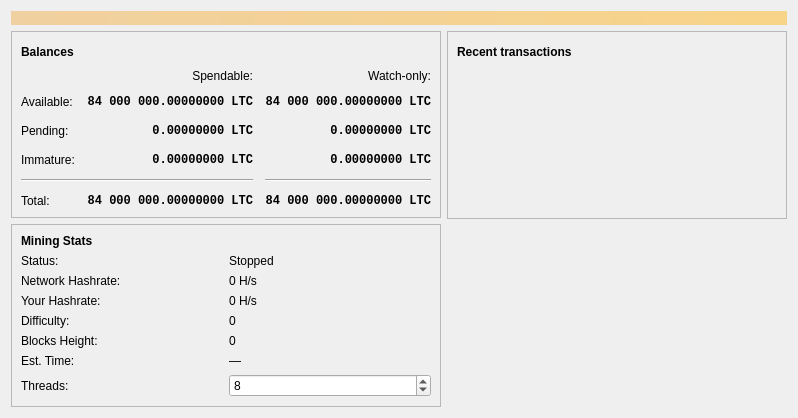
<?xml version="1.0" encoding="UTF-8"?>
<ui version="4.0">
 <class>OverviewPage</class>
 <widget class="QWidget" name="OverviewPage">
  <property name="geometry">
   <rect>
    <x>0</x>
    <y>0</y>
    <width>798</width>
    <height>318</height>
   </rect>
  </property>
  <property name="windowTitle">
   <string>Form</string>
  </property>
  <layout class="QVBoxLayout" name="topLayout">
   <item>
    <widget class="QLabel" name="labelAlerts">
     <property name="visible">
      <bool>false</bool>
     </property>
     <property name="styleSheet">
      <string notr="true">QLabel { background-color: qlineargradient(x1: 0, y1: 0, x2: 1, y2: 0, stop:0 #F0D0A0, stop:1 #F8D488); color:#000000; }</string>
     </property>
     <property name="wordWrap">
      <bool>true</bool>
     </property>
     <property name="margin">
      <number>3</number>
     </property>
     <property name="textInteractionFlags">
      <set>Qt::TextSelectableByMouse</set>
     </property>
    </widget>
   </item>
   <item>
    <layout class="QHBoxLayout" name="horizontalLayout" stretch="1,1">
     <item>
      <layout class="QVBoxLayout" name="verticalLayout_2">
       <item>
        <widget class="QFrame" name="frame">
         <property name="frameShape">
          <enum>QFrame::StyledPanel</enum>
         </property>
         <property name="frameShadow">
          <enum>QFrame::Raised</enum>
         </property>
         <layout class="QVBoxLayout" name="verticalLayout_4">
          <item>
           <layout class="QHBoxLayout" name="horizontalLayout_4">
            <item>
             <widget class="QLabel" name="label_5">
              <property name="font">
               <font>
                <weight>75</weight>
                <bold>true</bold>
               </font>
              </property>
              <property name="text">
               <string>Balances</string>
              </property>
             </widget>
            </item>
            <item>
             <widget class="QPushButton" name="labelWalletStatus">
              <property name="enabled">
               <bool>true</bool>
              </property>
              <property name="maximumSize">
               <size>
                <width>30</width>
                <height>16777215</height>
               </size>
              </property>
              <property name="toolTip">
               <string>The displayed information may be out of date. Your wallet automatically synchronizes with the PayByte network after a connection is established, but this process has not completed yet.</string>
              </property>
              <property name="text">
               <string/>
              </property>
              <property name="icon">
               <iconset resource="../bitcoin.qrc">
                <normaloff>:/icons/warning</normaloff>
                <disabledoff>:/icons/warning</disabledoff>:/icons/warning</iconset>
              </property>
              <property name="iconSize">
               <size>
                <width>24</width>
                <height>24</height>
               </size>
              </property>
              <property name="flat">
               <bool>true</bool>
              </property>
             </widget>
            </item>
            <item>
             <spacer name="horizontalSpacer_3">
              <property name="orientation">
               <enum>Qt::Horizontal</enum>
              </property>
              <property name="sizeHint" stdset="0">
               <size>
                <width>40</width>
                <height>20</height>
               </size>
              </property>
             </spacer>
            </item>
           </layout>
          </item>
          <item>
           <layout class="QGridLayout" name="gridLayout">
            <property name="spacing">
             <number>12</number>
            </property>
            <item row="2" column="2">
             <widget class="QLabel" name="labelWatchPending">
              <property name="font">
               <font>
                <family>Monospace</family>
                <weight>75</weight>
                <bold>true</bold>
               </font>
              </property>
              <property name="cursor">
               <cursorShape>IBeamCursor</cursorShape>
              </property>
              <property name="toolTip">
               <string>Unconfirmed transactions to watch-only addresses</string>
              </property>
              <property name="text">
               <string notr="true">0.00000000 LTC</string>
              </property>
              <property name="alignment">
               <set>Qt::AlignRight|Qt::AlignTrailing|Qt::AlignVCenter</set>
              </property>
              <property name="textInteractionFlags">
               <set>Qt::LinksAccessibleByMouse|Qt::TextSelectableByKeyboard|Qt::TextSelectableByMouse</set>
              </property>
             </widget>
            </item>
            <item row="2" column="1">
             <widget class="QLabel" name="labelUnconfirmed">
              <property name="font">
               <font>
                <family>Monospace</family>
                <weight>75</weight>
                <bold>true</bold>
               </font>
              </property>
              <property name="cursor">
               <cursorShape>IBeamCursor</cursorShape>
              </property>
              <property name="toolTip">
               <string>Total of transactions that have yet to be confirmed, and do not yet count toward the spendable balance</string>
              </property>
              <property name="text">
               <string notr="true">0.00000000 LTC</string>
              </property>
              <property name="alignment">
               <set>Qt::AlignRight|Qt::AlignTrailing|Qt::AlignVCenter</set>
              </property>
              <property name="textInteractionFlags">
               <set>Qt::LinksAccessibleByMouse|Qt::TextSelectableByKeyboard|Qt::TextSelectableByMouse</set>
              </property>
             </widget>
            </item>
            <item row="3" column="2">
             <widget class="QLabel" name="labelWatchImmature">
              <property name="font">
               <font>
                <family>Monospace</family>
                <weight>75</weight>
                <bold>true</bold>
               </font>
              </property>
              <property name="cursor">
               <cursorShape>IBeamCursor</cursorShape>
              </property>
              <property name="toolTip">
               <string>Mined balance in watch-only addresses that has not yet matured</string>
              </property>
              <property name="text">
               <string notr="true">0.00000000 LTC</string>
              </property>
              <property name="alignment">
               <set>Qt::AlignRight|Qt::AlignTrailing|Qt::AlignVCenter</set>
              </property>
              <property name="textInteractionFlags">
               <set>Qt::LinksAccessibleByMouse|Qt::TextSelectableByKeyboard|Qt::TextSelectableByMouse</set>
              </property>
             </widget>
            </item>
            <item row="4" column="0" colspan="2">
             <widget class="Line" name="line">
              <property name="orientation">
               <enum>Qt::Horizontal</enum>
              </property>
             </widget>
            </item>
            <item row="4" column="2">
             <widget class="Line" name="lineWatchBalance">
              <property name="sizePolicy">
               <sizepolicy hsizetype="Preferred" vsizetype="Fixed">
                <horstretch>0</horstretch>
                <verstretch>0</verstretch>
               </sizepolicy>
              </property>
              <property name="minimumSize">
               <size>
                <width>140</width>
                <height>0</height>
               </size>
              </property>
              <property name="orientation">
               <enum>Qt::Horizontal</enum>
              </property>
             </widget>
            </item>
            <item row="5" column="0">
             <widget class="QLabel" name="labelTotalText">
              <property name="text">
               <string>Total:</string>
              </property>
             </widget>
            </item>
            <item row="3" column="1">
             <widget class="QLabel" name="labelImmature">
              <property name="font">
               <font>
                <family>Monospace</family>
                <weight>75</weight>
                <bold>true</bold>
               </font>
              </property>
              <property name="cursor">
               <cursorShape>IBeamCursor</cursorShape>
              </property>
              <property name="toolTip">
               <string>Mined balance that has not yet matured</string>
              </property>
              <property name="text">
               <string notr="true">0.00000000 LTC</string>
              </property>
              <property name="alignment">
               <set>Qt::AlignRight|Qt::AlignTrailing|Qt::AlignVCenter</set>
              </property>
              <property name="textInteractionFlags">
               <set>Qt::LinksAccessibleByMouse|Qt::TextSelectableByKeyboard|Qt::TextSelectableByMouse</set>
              </property>
             </widget>
            </item>
            <item row="2" column="3">
             <spacer name="horizontalSpacer_2">
              <property name="orientation">
               <enum>Qt::Horizontal</enum>
              </property>
              <property name="sizeHint" stdset="0">
               <size>
                <width>40</width>
                <height>20</height>
               </size>
              </property>
             </spacer>
            </item>
            <item row="3" column="0">
             <widget class="QLabel" name="labelImmatureText">
              <property name="text">
               <string>Immature:</string>
              </property>
             </widget>
            </item>
            <item row="5" column="1">
             <widget class="QLabel" name="labelTotal">
              <property name="font">
               <font>
                <family>Monospace</family>
                <weight>75</weight>
                <bold>true</bold>
               </font>
              </property>
              <property name="cursor">
               <cursorShape>IBeamCursor</cursorShape>
              </property>
              <property name="toolTip">
               <string>Your current total balance</string>
              </property>
              <property name="text">
               <string notr="true">84 000 000.00000000 LTC</string>
              </property>
              <property name="alignment">
               <set>Qt::AlignRight|Qt::AlignTrailing|Qt::AlignVCenter</set>
              </property>
              <property name="textInteractionFlags">
               <set>Qt::LinksAccessibleByMouse|Qt::TextSelectableByKeyboard|Qt::TextSelectableByMouse</set>
              </property>
             </widget>
            </item>
            <item row="5" column="2">
             <widget class="QLabel" name="labelWatchTotal">
              <property name="font">
               <font>
                <family>Monospace</family>
                <weight>75</weight>
                <bold>true</bold>
               </font>
              </property>
              <property name="cursor">
               <cursorShape>IBeamCursor</cursorShape>
              </property>
              <property name="toolTip">
               <string>Current total balance in watch-only addresses</string>
              </property>
              <property name="text">
               <string notr="true">84 000 000.00000000 LTC</string>
              </property>
              <property name="alignment">
               <set>Qt::AlignRight|Qt::AlignTrailing|Qt::AlignVCenter</set>
              </property>
              <property name="textInteractionFlags">
               <set>Qt::LinksAccessibleByMouse|Qt::TextSelectableByKeyboard|Qt::TextSelectableByMouse</set>
              </property>
             </widget>
            </item>
            <item row="0" column="2">
             <widget class="QLabel" name="labelWatchonly">
              <property name="text">
               <string>Watch-only:</string>
              </property>
              <property name="alignment">
               <set>Qt::AlignRight|Qt::AlignTrailing|Qt::AlignVCenter</set>
              </property>
             </widget>
            </item>
            <item row="1" column="0">
             <widget class="QLabel" name="labelBalanceText">
              <property name="text">
               <string>Available:</string>
              </property>
             </widget>
            </item>
            <item row="1" column="1">
             <widget class="QLabel" name="labelBalance">
              <property name="font">
               <font>
                <family>Monospace</family>
                <weight>75</weight>
                <bold>true</bold>
               </font>
              </property>
              <property name="cursor">
               <cursorShape>IBeamCursor</cursorShape>
              </property>
              <property name="toolTip">
               <string>Your current spendable balance</string>
              </property>
              <property name="text">
               <string notr="true">84 000 000.00000000 LTC</string>
              </property>
              <property name="alignment">
               <set>Qt::AlignRight|Qt::AlignTrailing|Qt::AlignVCenter</set>
              </property>
              <property name="textInteractionFlags">
               <set>Qt::LinksAccessibleByMouse|Qt::TextSelectableByKeyboard|Qt::TextSelectableByMouse</set>
              </property>
             </widget>
            </item>
            <item row="1" column="2">
             <widget class="QLabel" name="labelWatchAvailable">
              <property name="font">
               <font>
                <family>Monospace</family>
                <weight>75</weight>
                <bold>true</bold>
               </font>
              </property>
              <property name="cursor">
               <cursorShape>IBeamCursor</cursorShape>
              </property>
              <property name="toolTip">
               <string>Your current balance in watch-only addresses</string>
              </property>
              <property name="text">
               <string notr="true">84 000 000.00000000 LTC</string>
              </property>
              <property name="alignment">
               <set>Qt::AlignRight|Qt::AlignTrailing|Qt::AlignVCenter</set>
              </property>
              <property name="textInteractionFlags">
               <set>Qt::LinksAccessibleByMouse|Qt::TextSelectableByKeyboard|Qt::TextSelectableByMouse</set>
              </property>
             </widget>
            </item>
            <item row="2" column="0">
             <widget class="QLabel" name="labelPendingText">
              <property name="text">
               <string>Pending:</string>
              </property>
             </widget>
            </item>
            <item row="0" column="1">
             <widget class="QLabel" name="labelSpendable">
              <property name="text">
               <string>Spendable:</string>
              </property>
              <property name="alignment">
               <set>Qt::AlignRight|Qt::AlignTrailing|Qt::AlignVCenter</set>
              </property>
             </widget>
            </item>
           </layout>
          </item>
         </layout>
        </widget>
      </item>

      <!-- ===== Mining Stats Frame ===== -->
      <item>
       <widget class="QFrame" name="frameMining">
        <property name="frameShape">
         <enum>QFrame::StyledPanel</enum>
        </property>
        <property name="frameShadow">
         <enum>QFrame::Raised</enum>
        </property>
        <layout class="QVBoxLayout" name="verticalLayoutMining">

         <item>
          <widget class="QLabel" name="labelMiningTitle">
           <property name="font">
            <font>
             <weight>75</weight>
             <bold>true</bold>
            </font>
           </property>
           <property name="text">
            <string>Mining Stats</string>
           </property>
          </widget>
         </item>

         <item>
          <layout class="QGridLayout" name="gridLayoutMining">

           <item row="0" column="0">
            <widget class="QLabel" name="labelMiningStatusText">
             <property name="text">
              <string>Status:</string>
             </property>
            </widget>
           </item>
           <item row="0" column="1">
            <widget class="QLabel" name="labelMiningStatusValue">
             <property name="text">
              <string>Stopped</string>
             </property>
            </widget>
           </item>

           <item row="1" column="0">
            <widget class="QLabel" name="labelHashrateText">
             <property name="text">
              <string>Network Hashrate:</string>
             </property>
            </widget>
           </item>
           <item row="1" column="1">
            <widget class="QLabel" name="labelHashrateValue">
             <property name="text">
              <string>0 H/s</string>
             </property>
            </widget>
           </item>

           <item row="2" column="0">
            <widget class="QLabel" name="labelLocalHashrateText">
             <property name="text">
              <string>Your Hashrate:</string>
             </property>
            </widget>
           </item>
           <item row="2" column="1">
            <widget class="QLabel" name="labelLocalHashrateValue">
             <property name="text">
              <string>0 H/s</string>
             </property>
            </widget>
           </item>

           <item row="3" column="0">
            <widget class="QLabel" name="labelDifficultyText">
             <property name="text">
              <string>Difficulty:</string>
             </property>
            </widget>
           </item>
           <item row="3" column="1">
            <widget class="QLabel" name="labelDifficultyValue">
             <property name="text">
              <string>0</string>
             </property>
            </widget>
           </item>

           <item row="4" column="0">
            <widget class="QLabel" name="labelBlocksFoundText">
             <property name="text">
              <string>Blocks Height:</string>
             </property>
            </widget>
           </item>
           <item row="4" column="1">
            <widget class="QLabel" name="labelBlocksFoundValue">
             <property name="text">
              <string>0</string>
             </property>
            </widget>
           </item>

           <item row="5" column="0">
            <widget class="QLabel" name="labelEstTimeText">
             <property name="text">
              <string>Est. Time:</string>
             </property>
            </widget>
           </item>
           <item row="5" column="1">
            <widget class="QLabel" name="labelEstTimeValue">
             <property name="text">
              <string>—</string>
             </property>
            </widget>
           </item>

           <item row="6" column="0">
            <widget class="QLabel" name="labelThreadCountText">
             <property name="text">
              <string>Threads:</string>
             </property>
            </widget>
           </item>
           <item row="6" column="1">
            <widget class="QSpinBox" name="spinMiningThreads">
             <property name="minimum">
              <number>1</number>
             </property>
             <property name="maximum">
              <number>64</number>
             </property>
             <property name="singleStep">
              <number>1</number>
             </property>
             <property name="value">
              <number>8</number>
             </property>
            </widget>
           </item>

          </layout>
         </item>

        </layout>
       </widget>
      </item>

      <!-- ===== Keep existing spacer ===== -->
      <item>
       <spacer name="verticalSpacer">
         <property name="orientation">
          <enum>Qt::Vertical</enum>
         </property>
         <property name="sizeHint" stdset="0">
          <size>
           <width>20</width>
           <height>40</height>
          </size>
         </property>
        </spacer>
       </item>
      </layout>
     </item>
     <item>
      <layout class="QVBoxLayout" name="verticalLayout_3">
       <item>
        <widget class="QFrame" name="frame_2">
         <property name="frameShape">
          <enum>QFrame::StyledPanel</enum>
         </property>
         <property name="frameShadow">
          <enum>QFrame::Raised</enum>
         </property>
         <layout class="QVBoxLayout" name="verticalLayout">
          <item>
           <layout class="QHBoxLayout" name="horizontalLayout_2">
            <item>
             <widget class="QLabel" name="label_4">
              <property name="font">
               <font>
                <weight>75</weight>
                <bold>true</bold>
               </font>
              </property>
              <property name="text">
               <string>Recent transactions</string>
              </property>
             </widget>
            </item>
            <item>
             <widget class="QPushButton" name="labelTransactionsStatus">
              <property name="enabled">
               <bool>true</bool>
              </property>
              <property name="maximumSize">
               <size>
                <width>30</width>
                <height>16777215</height>
               </size>
              </property>
              <property name="toolTip">
               <string>The displayed information may be out of date. Your wallet automatically synchronizes with the PayByte network after a connection is established, but this process has not completed yet.</string>
              </property>
              <property name="text">
               <string/>
              </property>
              <property name="icon">
               <iconset resource="../bitcoin.qrc">
                <normaloff>:/icons/warning</normaloff>
                <disabledoff>:/icons/warning</disabledoff>:/icons/warning</iconset>
              </property>
              <property name="iconSize">
               <size>
                <width>24</width>
                <height>24</height>
               </size>
              </property>
              <property name="flat">
               <bool>true</bool>
              </property>
             </widget>
            </item>
            <item>
             <spacer name="horizontalSpacer">
              <property name="orientation">
               <enum>Qt::Horizontal</enum>
              </property>
              <property name="sizeHint" stdset="0">
               <size>
                <width>40</width>
                <height>20</height>
               </size>
              </property>
             </spacer>
            </item>
           </layout>
          </item>
          <item>
           <widget class="TransactionOverviewWidget" name="listTransactions">
            <property name="styleSheet">
             <string notr="true">QListView { background: transparent; }</string>
            </property>
            <property name="frameShape">
             <enum>QFrame::NoFrame</enum>
            </property>
            <property name="verticalScrollBarPolicy">
             <enum>Qt::ScrollBarAlwaysOff</enum>
            </property>
            <property name="horizontalScrollBarPolicy">
             <enum>Qt::ScrollBarAlwaysOff</enum>
            </property>
            <property name="sizeAdjustPolicy">
             <enum>QAbstractScrollArea::AdjustToContents</enum>
            </property>
            <property name="selectionMode">
             <enum>QAbstractItemView::NoSelection</enum>
            </property>
            <property name="uniformItemSizes">
             <bool>true</bool>
            </property>
           </widget>
          </item>
         </layout>
        </widget>
       </item>
       <item>
        <spacer name="verticalSpacer_2">
         <property name="orientation">
          <enum>Qt::Vertical</enum>
         </property>
         <property name="sizeHint" stdset="0">
          <size>
           <width>20</width>
           <height>40</height>
          </size>
         </property>
        </spacer>
       </item>
      </layout>
     </item>
    </layout>
   </item>
  </layout>
 </widget>
 <customwidgets>
  <customwidget>
   <class>TransactionOverviewWidget</class>
   <extends>QListView</extends>
   <header>qt/transactionoverviewwidget.h</header>
  </customwidget>
 </customwidgets>
 <resources/>
 <connections/>
</ui>
